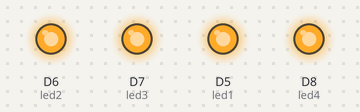
Bench run of a sketch on a simulated ESP8266 (NodeMCU). Parts: output pins drawn as LEDs (lit = HIGH). What the sketch prints to the serial monitor is not drawn.

Above: at 0.1 s.
Timing chart, 0 to 1.6 s (numbered marks = the images above):
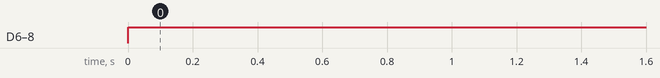

The sketch:

led.ino
```cpp
#define led1 D5
#define led2 D6
#define led3 D7
#define led4 D8

void setup() {
  // put your setup code here, to run once:
  pinMode(led1, OUTPUT);
  pinMode(led2, OUTPUT);
  pinMode(led3, OUTPUT);
  pinMode(led4, OUTPUT);
  Serial.begin(115200);
}

void loop() {
  // put your main code here, to run repeatedly:
  digitalWrite(led1, HIGH);
  digitalWrite(led2, HIGH);
  digitalWrite(led3, HIGH);
  digitalWrite(led4, HIGH);
  Serial.println("LED Aktif");
//  delay(2000);
//  digitalWrite(led1, LOW);
//  digitalWrite(led2, LOW);
//  digitalWrite(led3, LOW);
//  digitalWrite(led4, LOW);
//  Serial.println("LED Mati");
//  delay(2000);
}
```

Measured:
- by itself, D6 (led2), D7 (led3), D8 (led4): LOW → HIGH at 0.00 s
